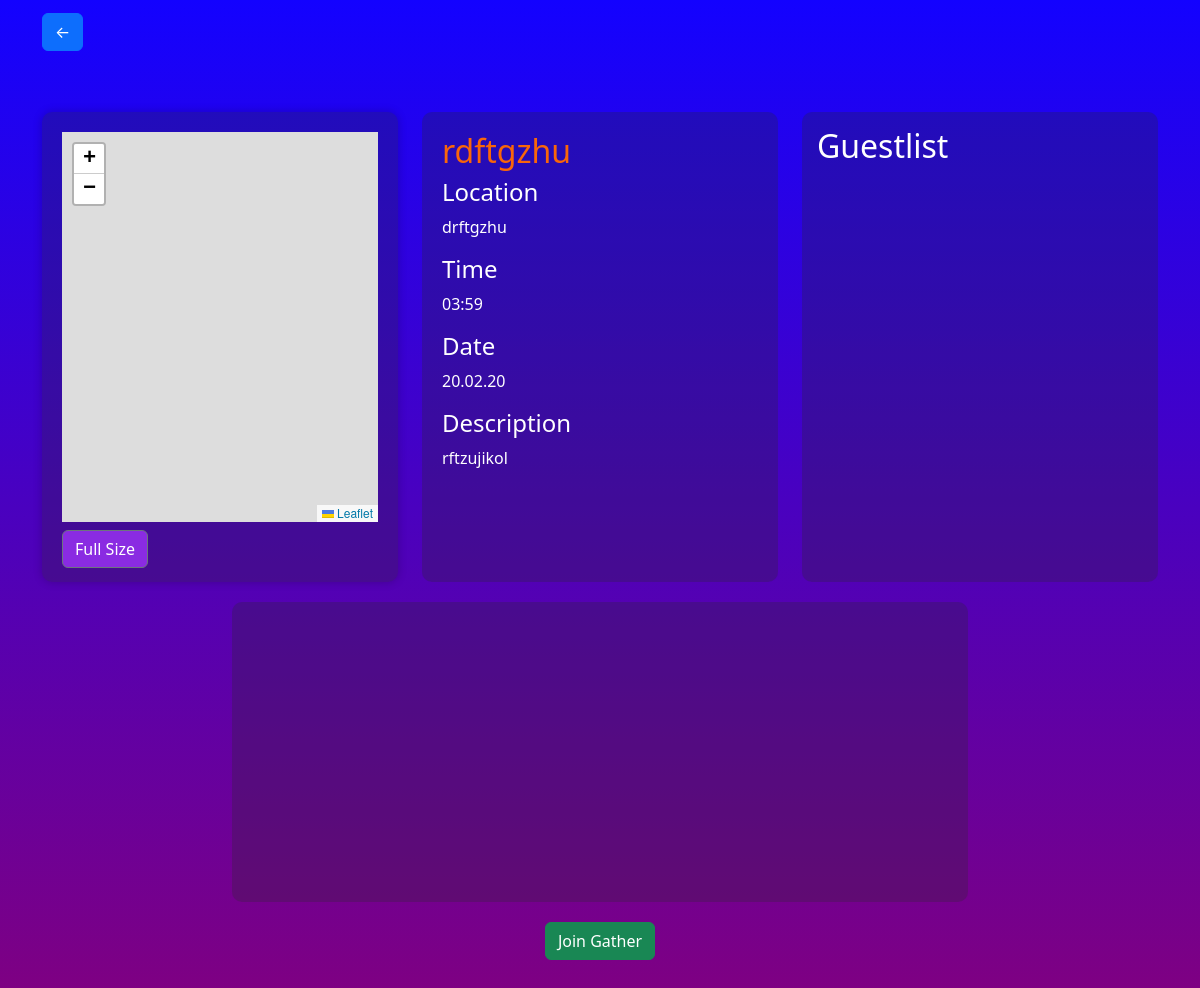
The app's page /render-extended-gather?gather_id=1 (signed in), older data.
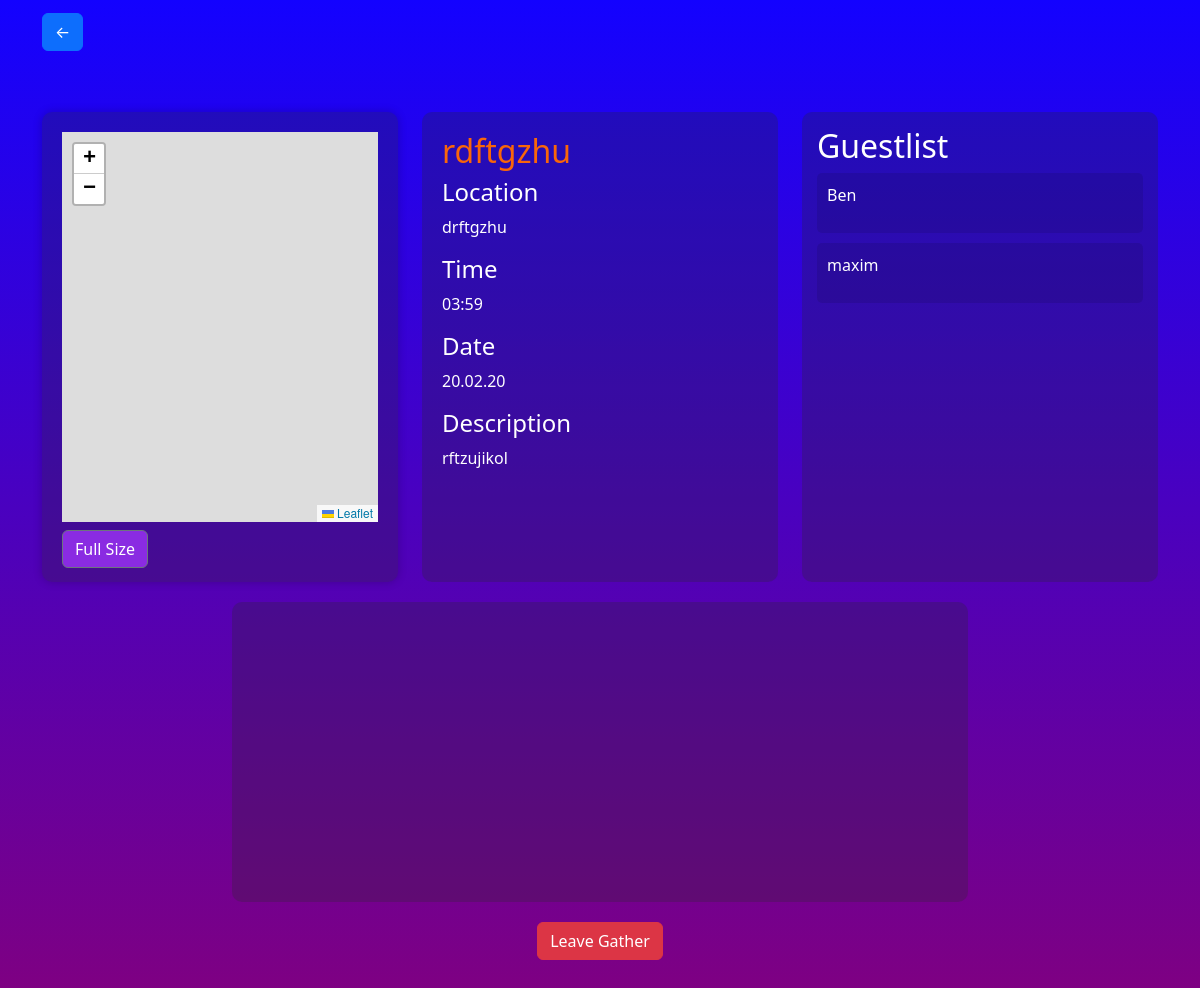
The same page, newer data.
### website/models.py (models this page shows)
class User(db.Model, UserMixin):
    id = db.Column(db.Integer, primary_key=True)
    email = db.Column(db.String(150), unique=True)
    password = db.Column(db.String(150))
    Gathers = db.relationship('Gather', secondary=user_gather_association, back_populates='users')

### website/gather.py (the view)
@gather.route('/render-extended-gather', methods=['GET'])
@login_required
def render_extended_gather():
    gather_id = request.args.get('gather_id')
    markerLat = request.args.get('markerLat')
    markerLng = request.args.get('markerLng')
    gather = Gather.query.get(gather_id)
    return render_template("extendedGather.html", Gather=gather, markerLat=markerLat, markerLng=markerLng)

### website/__init__.py (called while the page is built)
def create_app():
    app = Flask(__name__)
    app.config['SECRET_KEY'] = 'napusi se kurca'
    app.config['SQLALCHEMY_DATABASE_URI'] = f'sqlite:///{DB_NAME}'
    db.init_app(app)
    from .views import views
    from .auth import auth
    from .gather import gather
    app.register_blueprint(views, url_prefix='/')
    app.register_blueprint(auth, url_prefix='/')
    app.register_blueprint(gather,url_prefix='/')
    from .models import User
    with app.app_context():
        db.create_all()
    login_manager = LoginManager()
    login_manager.login_view = 'auth.login'
    login_manager.init_app(app)
    @login_manager.user_loader
    def load_user(id):
        return User.query.get(int(id))
    return app

### website/templates/extendedGather.html (shortened to what this page needs)
<!DOCTYPE html>
<html lang="en">
<head>
    <link href="https://cdn.jsdelivr.net/npm/bootstrap@5.3.2/dist/css/bootstrap.min.css" rel="stylesheet">
    <link rel="stylesheet" href="https://unpkg.com/leaflet/dist/leaflet.css" />
</head>
<body>
    <nav class="navbar navbar-light">
        <div class="container">
            <a class="navbar-brand" href="/gather_find">
            <button type="button" class="btn btn-primary">&#8592;</button>
            </a>
        </div>
    </nav>
    <div class="container my-5">
        <div class="row">
            <div class="col-md-4">
                <div class="map-container">
                    <div id="map"></div>
                    <a href="/map">
                        <button type="button" class="btn btn-secondary mt-2" id="fullSizeMapBtn">Full Size</button>
                    </a>
                </div>
            </div>
            <div class="col-md-4">
                <div class="gather-info-container" style="background-color: rgba(43, 43, 43, 0.264); padding: 20px; border-radius: 10px;"  >
                    <div class=" Headline-name" style="color: rgb(249, 102, 10);">
                    <h2>{{Gather.name}}</h2>
                    </div>
                    <div class="info-subcontainer">
                        <h4>Location</h4>
                        <p>{{ Gather.location }}</p>
                    </div>
                    <div class="info-subcontainer">
                        <h4>Time</h4>
                        <p>{{ Gather.Time.strftime('%H:%M') }}</p>
                        <div class="info-subcontainer">
                            <h4>Date</h4>
                            <p>{{ Gather.Date.strftime('%d.%m.%y') }}</p>
                        </div>
                    </div>
                    <div class="info-subcontainer">
                        <h4>Description</h4>
                        <p>{{ Gather.description }}</p>
                    </div>
                </div>
            </div>
            <div class="col-md-4">
                <div class="guestlist-container">
                    <h2>Guestlist</h2>
                    {% for user in Gather.users %}
                        <div class="guest-container" style="background-color: rgba(0, 0, 0, 0.1); margin-bottom: 10px; padding: 10px; border-radius: 5px;">
                            <p>{{ user.email }}</p>
                        </div>
                    {% endfor %}
                </div>
            </div>
        </div>
        <div class="row lower-container">
            <div class="col-md-8 offset-md-2">
                <div class="empty-container">
                </div>
            </div>
        </div>
        <div class="bottom-buttons">
            {% if current_user not in Gather.users %}
            <form action="/join_gather" method="POST">
                <button type="submit" class="btn btn-success">Join Gather</button>
            </form>
            {% else %}
            <form action="/leave_gather" method="POST">
                <button type="submit" class="btn btn-danger">Leave Gather</button>
            </form>
            {% endif %}
        </div>
    </div>
</body>
</html>

Row changes from the older to the newer data that the page shows:
now on this page (row unchanged): User: email "Ben"
added User: email "maxim"
Text that changed along with them:
text no longer shown: "Join Gather"
text now shown: "Leave Gather"
